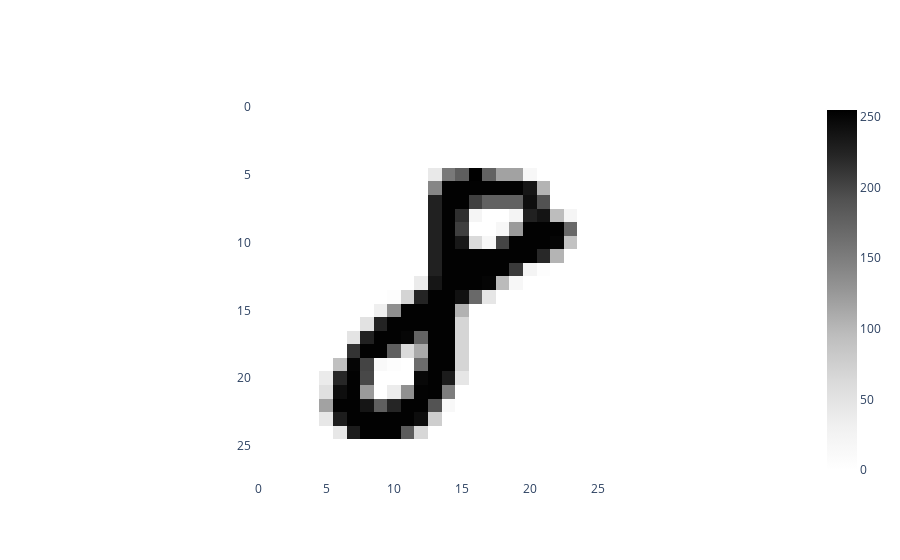

Notebook source saved alongside this figure:
### Code cell
im8_idx = np.flatnonzero(y == "8")[1]
im8=X.loc[im8_idx,:].values.reshape(28,28)

#from gtda.plotting import plot_heatmap
plot_heatmap(im8)

### Figure 1 — Plotly figure (JSON) as saved in the notebook; plotly's stock layout.template omitted (floating-point values rounded to 4 significant figures; data arrays with more than 128 entries replaced by an {"elided": "..."} marker saying what was removed)
{"data": [{"colorscale": [[0, "rgb(255,255,255)"], [0.125, "rgb(240,240,240)"], [0.25, "rgb(217,217,217)"], [0.375, "rgb(189,189,189)"], [0.5, "rgb(150,150,150)"], [0.625, "rgb(115,115,115)"], [0.75, "rgb(82,82,82)"], [0.875, "rgb(37,37,37)"], [1, "rgb(0,0,0)"]], "type": "heatmap", "z": {"elided": "28x28 int values"}}], "layout": {"plot_bgcolor": "white", "xaxis": {"constrain": "domain", "scaleanchor": "y"}, "yaxis": {"autorange": "reversed", "constrain": "domain"}}}
